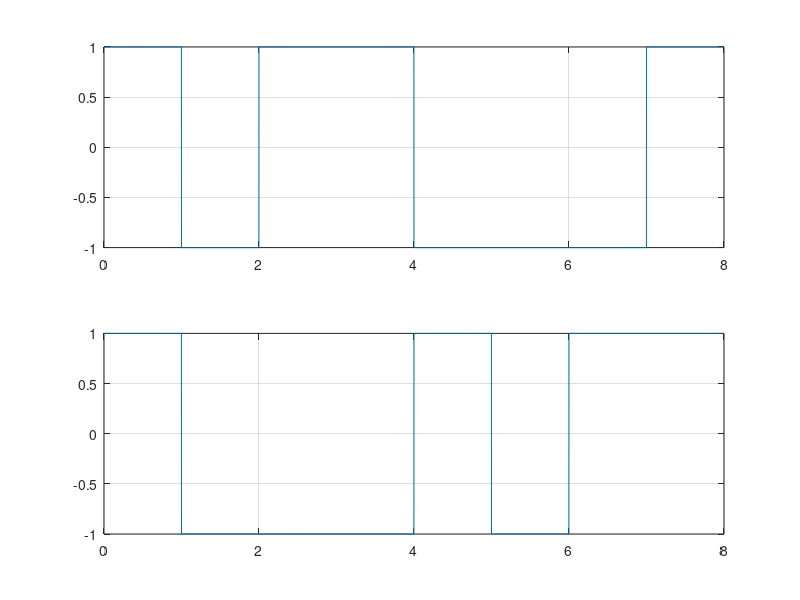

Here is the MATLAB script that generated this plot:
clear;
clc;
b = [0 1 0 0 1 1 1 0];
n = length(b);
t = 0:.001:n;
for i = 1:n
    if (b(i) == 0)
        b_p(i) = 1;
    else
        b_p(i) = -1;
    end
end
for j = 1:n
    bw(j*1000:(j+1)*1000) = b_p(j);
end
bw = bw(1000:end);
subplot(2,1,1)
plot(t,bw)
grid on;
lastbit = 1;
for i=1:n
    if b(i)==1
        x(i*1000:(i+1)*1000) = -lastbit;
        lastbit = -lastbit;
    else 
        x(i*1000:(i+1)*1000) = lastbit;
    end
end
x = x(1000:end);
subplot(2,1,2)
plot(t,x)
grid on;